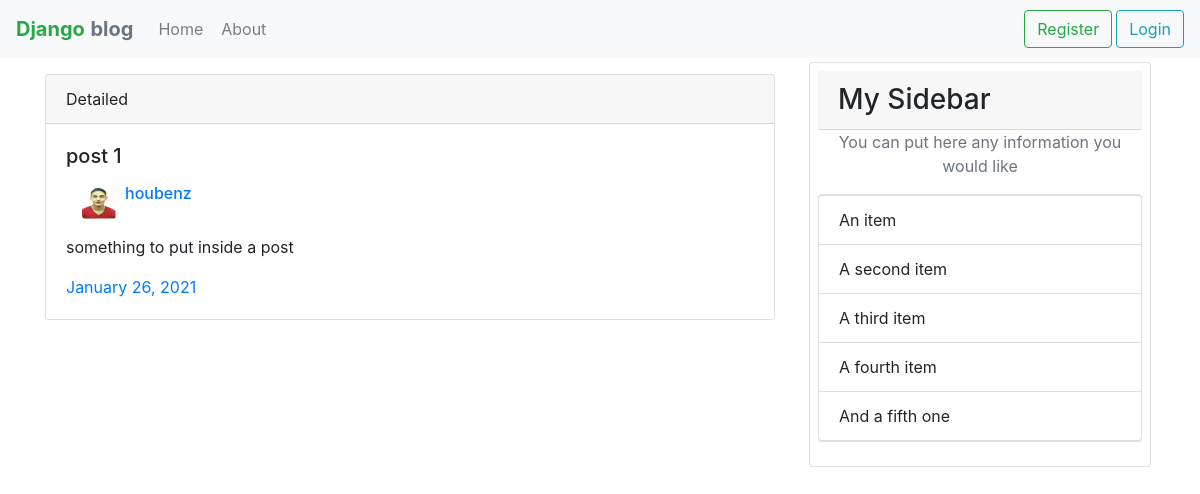
The app's page /post/1/ with its own data.
### blog/models.py (models this page shows, shortened)
class Post(models.Model):
    title=models.CharField(max_length=100)
    create_date=models.DateTimeField(default=timezone.now)
    content=models.TextField()
    author=models.ForeignKey(User,on_delete=models.CASCADE)

### users/models.py (models this page shows, shortened)
class Profile(models.Model):
    user= models.OneToOneField(User, on_delete=models.CASCADE)
    image=models.ImageField(default='default.jpg',upload_to='profile_pics')

### blog/views.py (the view)
# urls.py: path('post/<int:pk>/', PostDetailView.as_view(),name='post-detail'),
class PostDetailView(DetailView):
    model=Post

### blog/templates/blog/post_detail.html (shortened to what this page needs)
{% extends 'blog/base.html' %}
{% block content %}
    <div class="card post w-220">
        <div class="card-header">
            Detailed
        </div>
        <div class="card-body">
            <h5 class="card-title">{{object.title}}</h5>
            <div class="d-flex flex-row m-3">
            <img class="rounded mr-2" width="35px" height="35px" src="{{object.author.profile.image.url}}">
            <h6 class="mb-2 text-muted"><a href="{% url 'user-posts' object.author.username %}">{{post.author}}</a></h6>
            </div>
            <p class="card-text">{{object.content}}</p>
            <a href="#" class="card-link">{{object.create_date|date:"F d, Y"}}</a>
        </div>
    </div>
{% endblock content %}

### blog/static/blog/main.css (style rules this page uses)
.post { margin-top: 16px; }

### records on screen
Post: title "post 1", author.profile.image (picture), author "houbenz", content "something to put inside a post", create_date "January 26, 2021"
